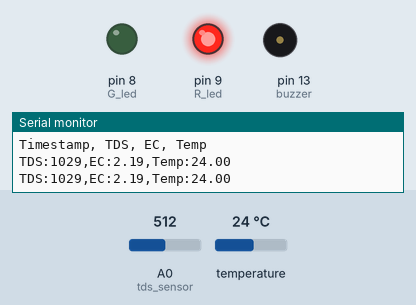
Simulated run of this sketch. Board: Arduino Uno, built with avr-gcc and run on an emulated ATmega328P. Parts: output pins drawn as LEDs (lit = HIGH), buzzer (waves = sounding, pin HIGH), the last lines printed to the serial monitor. Wiring (inferred from the names in the program): DS18B20 sensor: data A5. The inputs (shaded band) are chosen by the test bench; at power-on: temperature 24 °C, A0 (tds_sensor) = 512. No radio packets arrive unless stated.

Above: at 1.6 s.
1.7 s: temperature set to 36.9 °C
5.2 s: temperature set to 37.7 °C
At 5.7 s:
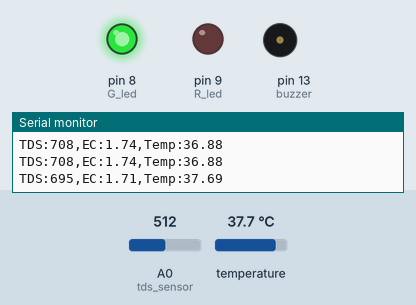
6.7 s: A0 (tds_sensor) set to 532
At 7.08 s:
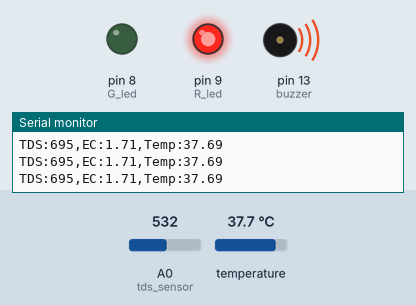
10.4 s: A0 (tds_sensor) set to 511
At 11.6 s:
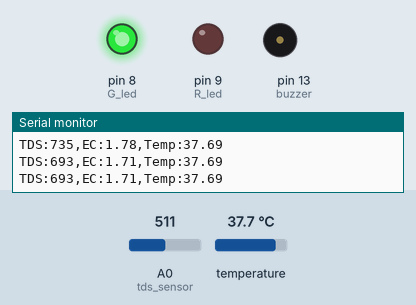
11.9 s: A0 (tds_sensor) set to 710
At 12.27 s:
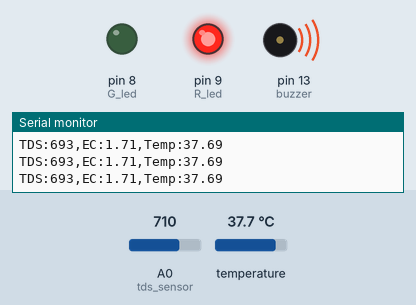
Timing chart, 0 to 16.6 s (numbered marks = the images above; inputs shaded):
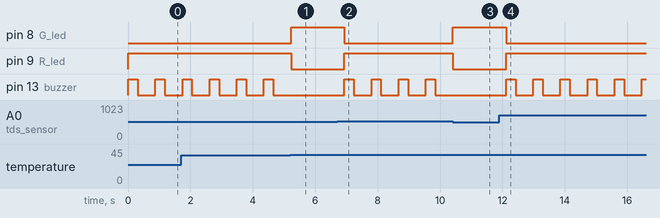

The sketch:

TDS.ino
```cpp
#include <VirtualWire.h>

#define tds_sensor A0
#define DS18B20_PIN A5
#define G_led 8
#define R_led 9
#define buzzer 13
#define transmit_pin 12  // Define the pin for RF transmitter

float aref = 4.3;
float ecCalibration = 1;
float ec = 0;
unsigned int tds = 0;
int raw_temp;
float waterTemp = 0;

void setup() {
  pinMode(tds_sensor, INPUT);
  pinMode(R_led, OUTPUT);
  pinMode(G_led, OUTPUT);
  pinMode(buzzer, OUTPUT);

  Serial.begin(9600);
  Serial.println("Timestamp, TDS, EC, Temp");

  // Initialize the RF transmitter
  vw_set_tx_pin(transmit_pin);
  vw_setup(2000);  // Bits per second
}

void loop() {
  if (ds18b20_read(&raw_temp)) {
    waterTemp = (float)raw_temp / 16;
  }
  float rawEc = analogRead(tds_sensor) * aref / 1024.0;
  float temperatureCoefficient = 1.0 + 0.02 * (waterTemp - 25.0);
  ec = (rawEc / temperatureCoefficient) * ecCalibration;
  tds = (133.42 * pow(ec, 3) - 255.86 * ec * ec + 857.39 * ec) * 0.5;


  if (tds < 50 || tds > 700) {
    digitalWrite(buzzer, HIGH);
    digitalWrite(G_led, LOW);
    digitalWrite(R_led, HIGH);
    delay(300);
  } else {
    digitalWrite(G_led, HIGH);
    digitalWrite(R_led, LOW);
  }

  digitalWrite(buzzer, LOW);

  // Prepare the message to send
  char msg[50];
  char ecStr[10];
  char tempStr[10];

  // Convert float to string
  dtostrf(ec, 4, 2, ecStr);
  dtostrf(waterTemp, 4, 2, tempStr);

  sprintf(msg, "TDS:%d,EC:%s,Temp:%s", tds, ecStr, tempStr);

  // Send the message
  vw_send((uint8_t *)msg, strlen(msg));
  vw_wait_tx(); // Wait until the whole message is gone

  // Print data to the serial monitor
  Serial.println(msg);

  delay(500);  // Increased delay to reduce transmission frequency
}

bool ds18b20_start() {
  bool ret = 0;
  digitalWrite(DS18B20_PIN, LOW); // Send reset pulse to the DS18B20 sensor
  pinMode(DS18B20_PIN, OUTPUT);
  delayMicroseconds(500); // Wait 500 us
  pinMode(DS18B20_PIN, INPUT);
  delayMicroseconds(100); // Wait to read the DS18B20 sensor response
  if (!digitalRead(DS18B20_PIN)) {
    ret = 1; // DS18B20 sensor is present
    delayMicroseconds(400); // Wait 400 us
  }
  return (ret);
}

void ds18b20_write_bit(bool value) {
  digitalWrite(DS18B20_PIN, LOW);
  pinMode(DS18B20_PIN, OUTPUT);
  delayMicroseconds(2);
  digitalWrite(DS18B20_PIN, value);
  delayMicroseconds(80);
  pinMode(DS18B20_PIN, INPUT);
  delayMicroseconds(2);
}

void ds18b20_write_byte(byte value) {
  byte i;
  for (i = 0; i < 8; i++)
    ds18b20_write_bit(bitRead(value, i));
}

bool ds18b20_read_bit(void) {
  bool value;
  digitalWrite(DS18B20_PIN, LOW);
  pinMode(DS18B20_PIN, OUTPUT);
  delayMicroseconds(2);
  pinMode(DS18B20_PIN, INPUT);
  delayMicroseconds(5);
  value = digitalRead(DS18B20_PIN);
  delayMicroseconds(100);
  return value;
}

byte ds18b20_read_byte(void) {
  byte i, value;
  for (i = 0; i < 8; i++)
    bitWrite(value, i, ds18b20_read_bit());
  return value;
}

bool ds18b20_read(int *raw_temp_value) {
  if (!ds18b20_start()) // Send start pulse
    return (0); // Return 0 if error
  // Send skip ROM command
  ds18b20_write_byte(0xCC);
  // Send start conversion command
  ds18b20_write_byte(0x44);
  // Wait for conversion complete
  while (ds18b20_read_byte() == 0);
  // Send start pulse
  if (!ds18b20_start())
    return (0); // Return 0 if error
  // Send skip ROM command
  ds18b20_write_byte(0xCC);
  // Send read command
  ds18b20_write_byte(0xBE);
  // Read temperature LSB byte and store it on raw_temp_value LSB byte
  *raw_temp_value = ds18b20_read_byte();
  // Read temperature MSB byte and store it on raw_temp_value MSB byte
  *raw_temp_value |= (unsigned int)(ds18b20_read_byte() << 8);
  return (1);
}
```

Measured:
- the behaviour switches between 37.3 and 37.4 °C on temperature (found by bisection; images 0 and 1)
- the behaviour switches between 514 and 515 on A0 (tds_sensor) (found by bisection; images 1 and 2)
- after the input at 5.2 s, pin 8 (G_led): LOW → HIGH at once; pin 9 (R_led): HIGH → LOW at once; pin 13 (buzzer): stops changing and stays LOW
- after the input at 6.7 s, pin 8 (G_led): HIGH → LOW after 0.23 s; pin 9 (R_led): LOW → HIGH after 0.23 s; pin 13 (buzzer): alternates HIGH for 0.30 s and LOW for 0.57 s, starting after 0.23 s
- after the input at 10.4 s, pin 8 (G_led): LOW → HIGH at once; pin 9 (R_led): HIGH → LOW at once; pin 13 (buzzer): stops changing and stays LOW
- after the input at 11.9 s, pin 8 (G_led): HIGH → LOW after 0.22 s; pin 9 (R_led): LOW → HIGH after 0.22 s; pin 13 (buzzer): alternates HIGH for 0.30 s and LOW for 0.57 s, starting after 0.22 s
- by itself, pin 13 (buzzer): alternates HIGH for 0.30 s and LOW for 0.57 s
